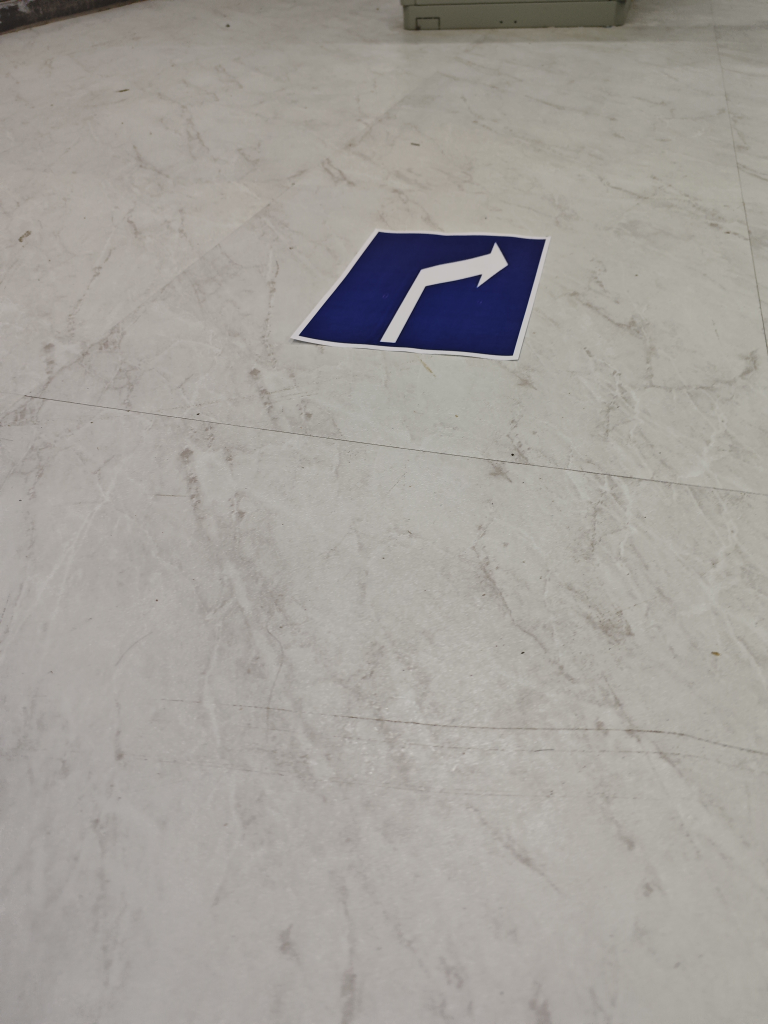
#> input picture 5g-car-python/1.jpg, 3072 x 4096 px, given in place of the camera (shown at 1/4 size)
$ python baffle.py
#> lines starting #> are read from the running program, lines starting #| are printed output that depends on the picture; after the words box and inside, x2 and y2 are one past the last pixel; in counts of white or black regions, pixels touching at a corner belong together
import cv2
import time
import numpy as np

BLUE_AREA_THRESHOLD = 20000

# 初始阈值
BLUE_LOWER = np.array([100, 43, 46])
BLUE_UPPER = np.array([124, 255, 255])

class Baffle:
    def __init__(self, cap_id=0):
#> in detection_thread, frame is the input picture: shape (4096, 3072, 3); mean B, G, R 153.9, 159, 163
        self.detection_complete = False
        self.cap = cv2.VideoCapture(cap_id)
        if not self.cap.isOpened():
            raise ValueError(f"无法打开摄像头 cap{cap_id} (ID={cap_id})")

        self.cap.set(cv2.CAP_PROP_FRAME_WIDTH, 320)
        self.cap.set(cv2.CAP_PROP_FRAME_HEIGHT, 240)
        self.cap.set(cv2.CAP_PROP_FPS, 30)
        self.cap.set(cv2.CAP_PROP_BUFFERSIZE, 1)

        self.frame_count = 0
        print(f"[find_baffle] 摄像头 cap{cap_id} 初始化成功")

        # Trackbar窗口
        self.create_trackbar()

    def create_trackbar(self):
        cv2.namedWindow("HSV Adjust", cv2.WINDOW_NORMAL)

        cv2.createTrackbar("H_low", "HSV Adjust", BLUE_LOWER[0], 179, lambda x: None)
        cv2.createTrackbar("S_low", "HSV Adjust", BLUE_LOWER[1], 255, lambda x: None)
        cv2.createTrackbar("V_low", "HSV Adjust", BLUE_LOWER[2], 255, lambda x: None)

        cv2.createTrackbar("H_high", "HSV Adjust", BLUE_UPPER[0], 179, lambda x: None)
        cv2.createTrackbar("S_high", "HSV Adjust", BLUE_UPPER[1], 255, lambda x: None)
        cv2.createTrackbar("V_high", "HSV Adjust", BLUE_UPPER[2], 255, lambda x: None)

    def get_trackbar_values(self):
        h_low  = cv2.getTrackbarPos("H_low", "HSV Adjust")
        s_low  = cv2.getTrackbarPos("S_low", "HSV Adjust")
        v_low  = cv2.getTrackbarPos("V_low", "HSV Adjust")

        h_high = cv2.getTrackbarPos("H_high", "HSV Adjust")
        s_high = cv2.getTrackbarPos("S_high", "HSV Adjust")
        v_high = cv2.getTrackbarPos("V_high", "HSV Adjust")

        lower = np.array([h_low, s_low, v_low])
        upper = np.array([h_high, s_high, v_high])

        return lower, upper

    def process_blue_area(self, frame):
        lower, upper = self.get_trackbar_values()  # 从 Trackbar 动态获取 HSV 阈值

        hsv = cv2.cvtColor(frame, cv2.COLOR_BGR2HSV)
#> hsv: shape (4096, 3072, 3); mean H, S, V 20.8, 20.3, 164.2
        mask = cv2.inRange(hsv, lower, upper)
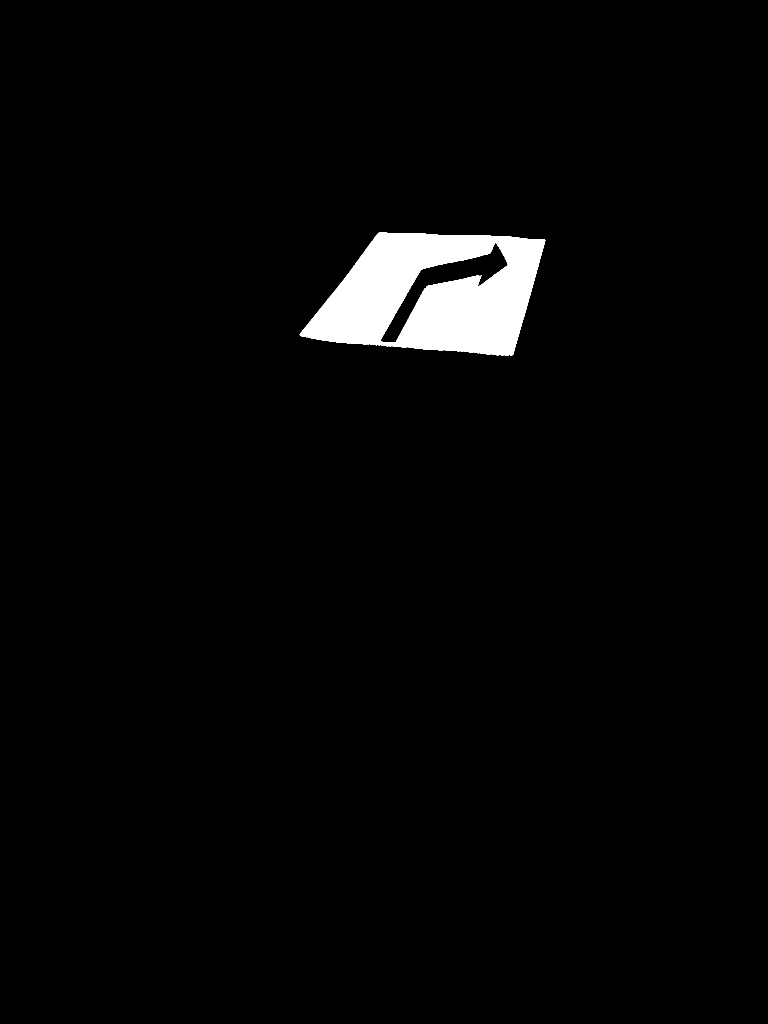
#> mask: shape (4096, 3072) (shown at 1/4 size); 2.4% white; 56 white regions (53 under 20 px), largest, box (x1, y1, x2, y2) and area: (1199, 928, 2181, 1422) 306926, (1604, 1301, 1620, 1330) 32, (1636, 1249, 1648, 1270) 22

        # 形态学
        kernel = cv2.getStructuringElement(cv2.MORPH_RECT, (5, 5))
        mask = cv2.morphologyEx(mask, cv2.MORPH_OPEN, kernel)
#> mask: shape (4096, 3072); 2.4% white; 1 white region, box (x1, y1, x2, y2) and area: (1202, 929, 2180, 1421) 304808
        mask = cv2.morphologyEx(mask, cv2.MORPH_CLOSE, kernel)
#> mask: shape (4096, 3072); 2.4% white; 1 white region

        # ❌ 去掉区域限制（不再裁剪）
        # mask[:MIN_ROW, :] = 0
        # mask[MAX_ROW:, :] = 0

        return mask

    def find_blue_card(self, frame):
        mask = self.process_blue_area(frame)
        contours, _ = cv2.findContours(mask, cv2.RETR_EXTERNAL, cv2.CHAIN_APPROX_NONE)
#> contours = 1 contour; box (x1, y1, x2, y2) and area: (1202, 929, 2180, 1421) 348438

        if not contours:
            return False, mask

        contours = sorted(contours, key=cv2.contourArea, reverse=True)
        area = cv2.contourArea(contours[0])
#> area = 348438.5

        print(f"[find_baffle] 最大蓝色面积: {area}")
#| [find_baffle] 最大蓝色面积: 348438.5
        return area > BLUE_AREA_THRESHOLD, mask

    def detection_thread(self):
        print("[find_baffle] 检测线程已启动...")

        cv2.namedWindow('Video Stream', cv2.WINDOW_NORMAL)
        cv2.namedWindow('Mask View', cv2.WINDOW_NORMAL)

        while not self.detection_complete:
            ret, frame = self.cap.read()
            if not ret:
                print("[find_baffle] 捕获帧失败，重试...")
                time.sleep(0.1)
                continue

            found, mask = self.find_blue_card(frame)
#> found = True

            cv2.imshow("Video Stream", frame)
            cv2.imshow("Mask View", mask)

            # 若 found=False → 挡板存在；found=True → 挡板移除
            if found:
                print("[find_baffle] 挡板已移除，检测结束")
                self.detection_complete = True
                break
            else:
                print("[find_baffle] 正在检测到挡板...")

            if cv2.waitKey(1) & 0xFF == ord('q'):
                self.detection_complete = True

        print("[find_baffle] 检测线程已停止")

    def stop(self):
        self.cap.release()
        cv2.destroyAllWindows()


if __name__ == "__main__":
    baffle = Baffle()
    baffle.detection_thread()
    baffle.stop()

$ run again, on 5g-car-python/2.jpg
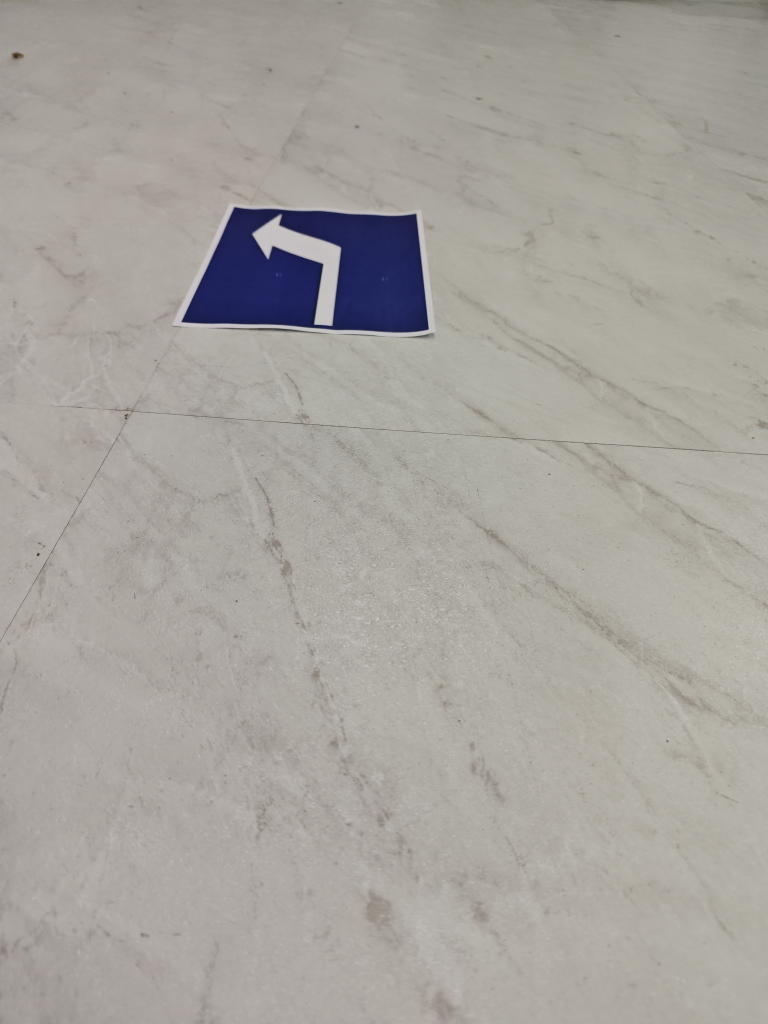
#> input picture 5g-car-python/2.jpg, 3072 x 4096 px, given in place of the camera (shown at 1/4 size)
#> in detection_thread, frame is the input picture: shape (4096, 3072, 3); mean B, G, R 157.7, 163.1, 167.2
#> hsv: shape (4096, 3072, 3); mean H, S, V 22.3, 21.2, 168.7
#> in process_blue_area, `mask = cv2.inRange(hsv, lower, upper)`:
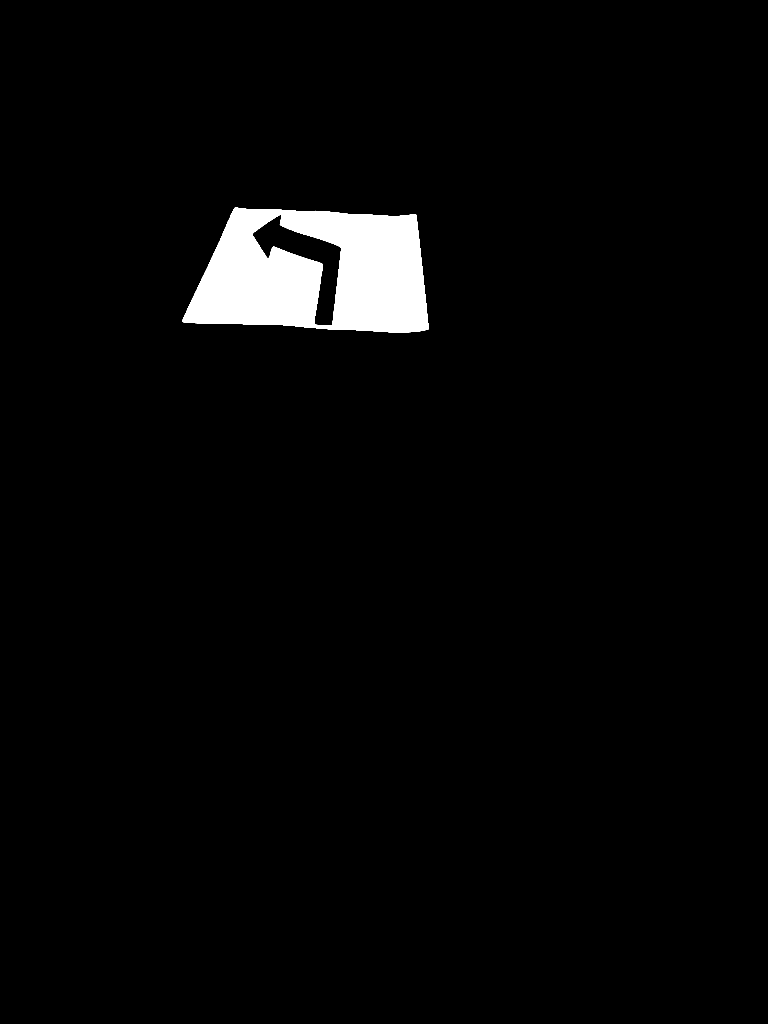
#> mask: shape (4096, 3072) (shown at 1/4 size); 2.8% white; 1 white region, box (x1, y1, x2, y2) and area: (729, 830, 1715, 1330) 349232
#> contours = 1 contour; box (x1, y1, x2, y2) and area: (731, 830, 1715, 1330) 397606
#> area = 397606
#| [find_baffle] 最大蓝色面积: 397606.0
#> found = True
